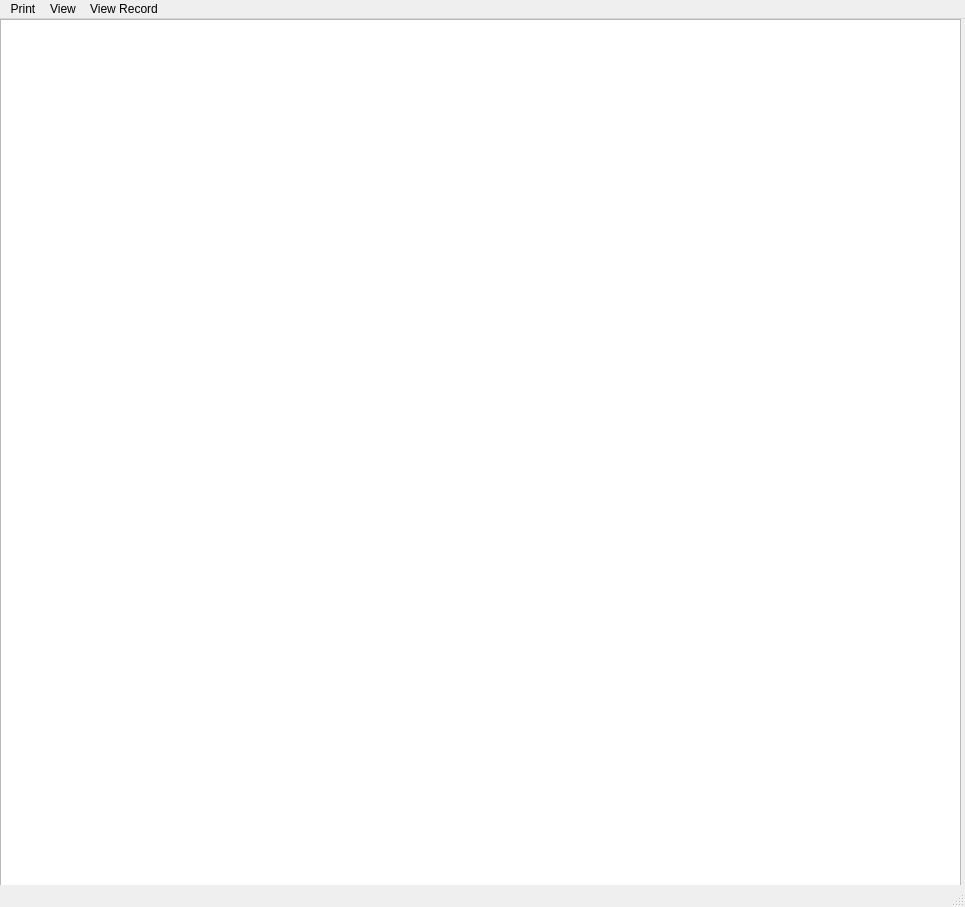
<?xml version="1.0" encoding="UTF-8"?>
<ui version="4.0">
 <class>MainWindow</class>
 <widget class="QMainWindow" name="MainWindow">
  <property name="geometry">
   <rect>
    <x>0</x>
    <y>0</y>
    <width>965</width>
    <height>907</height>
   </rect>
  </property>
  <property name="windowTitle">
   <string>MainWindow</string>
  </property>
  <widget class="QWidget" name="centralwidget">
   <widget class="QListWidget" name="listWidget">
    <property name="geometry">
     <rect>
      <x>0</x>
      <y>0</y>
      <width>961</width>
      <height>911</height>
     </rect>
    </property>
   </widget>
  </widget>
  <widget class="QMenuBar" name="menubar">
   <property name="geometry">
    <rect>
     <x>0</x>
     <y>0</y>
     <width>965</width>
     <height>22</height>
    </rect>
   </property>
   <widget class="QMenu" name="menuPrint">
    <property name="title">
     <string>Print</string>
    </property>
   </widget>
   <widget class="QMenu" name="menuEdit_Record">
    <property name="title">
     <string>View Record</string>
    </property>
   </widget>
   <widget class="QMenu" name="menuView">
    <property name="title">
     <string>View</string>
    </property>
    <addaction name="actionA_to_Z"/>
    <addaction name="actionZ_to_A"/>
    <addaction name="actionDate_of_Birth"/>
    <addaction name="actionRecord_First_to_Last"/>
    <addaction name="actionRecord_Last_to_First"/>
   </widget>
   <addaction name="menuPrint"/>
   <addaction name="menuView"/>
   <addaction name="menuEdit_Record"/>
  </widget>
  <widget class="QStatusBar" name="statusbar"/>
  <action name="actionA_to_Z">
   <property name="text">
    <string>Last Name A to Z</string>
   </property>
  </action>
  <action name="actionZ_to_A">
   <property name="text">
    <string>Last Name Z to A</string>
   </property>
  </action>
  <action name="actionDate_of_Birth">
   <property name="text">
    <string>Date of Birth</string>
   </property>
  </action>
  <action name="actionRecord_First_to_Last">
   <property name="text">
    <string>Record First to Last</string>
   </property>
  </action>
  <action name="actionRecord_Last_to_First">
   <property name="text">
    <string>Record Last to First</string>
   </property>
  </action>
 </widget>
 <resources/>
 <connections/>
</ui>
